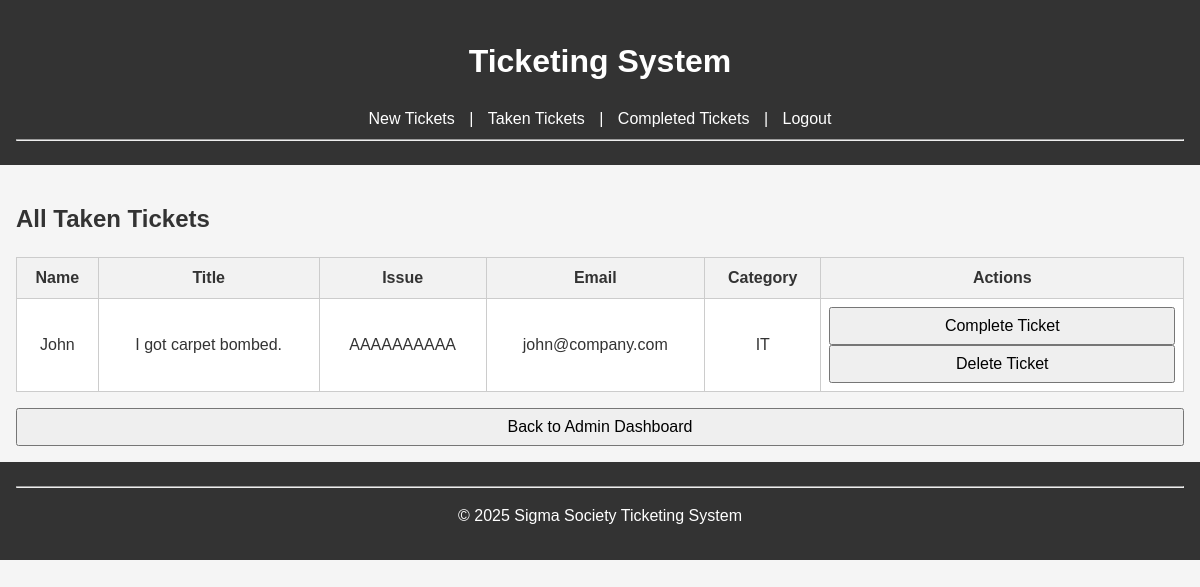
The page /admin/taken_tickets (signed in) on the database as committed earlier.
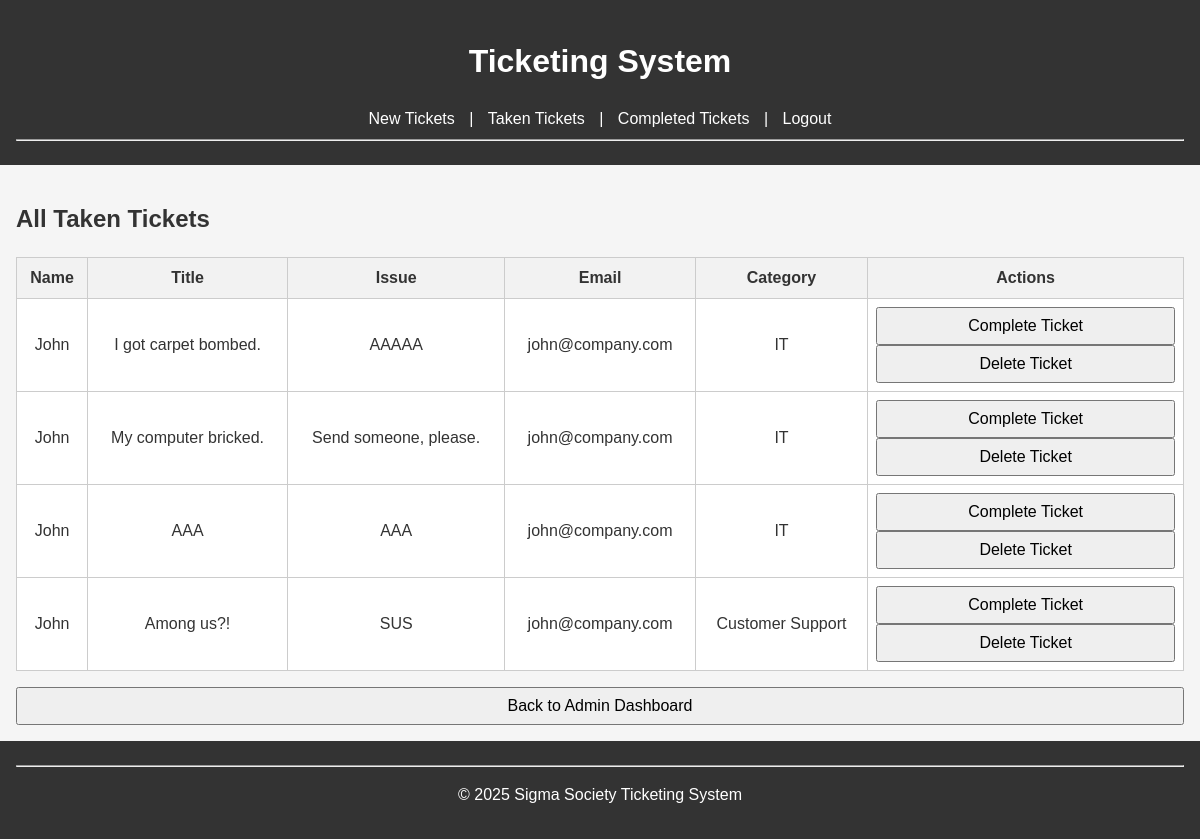
The same page on the database as committed later.
### tables this page shows
CREATE TABLE TakenTickets (
    id INTEGER PRIMARY KEY,
    name TEXT NOT NULL,
    ticket_title TEXT NOT NULL,
    ticket_issue TEXT NOT NULL,
    email TEXT NOT NULL,
    is_finished INTEGER DEFAULT 0,
    category_id INTEGER, taken_by INTEGER REFERENCES Admins(id),
    FOREIGN KEY (id) REFERENCES NewTickets(id),
    FOREIGN KEY (category_id) REFERENCES Categories(id)
);

CREATE TABLE Categories (
    id INTEGER PRIMARY KEY AUTOINCREMENT,
    name TEXT NOT NULL
);

### app.py (the view)
@app.route('/admin/taken_tickets')
def admin_taken_tickets():
    if not session.get('admin'):
        return redirect('/admin_login')
    conn = get_db_connection()
    tickets = conn.execute(
        '''SELECT tt.*, c.name as category_name
           FROM TakenTickets tt
           LEFT JOIN Categories c ON tt.category_id = c.id'''
    ).fetchall()
    conn.close()
    return render_template('taken_tickets.html', tickets=tickets)

### app.py (called while the page is built)
def get_db_connection():
    db = Path(__file__).parent/"tickets.db"
    conn = sqlite3.connect(db)
    conn.row_factory = sqlite3.Row
    return conn

### templates/taken_tickets.html
{% extends "base.html" %}
{% block content %}
<h2>All Taken Tickets</h2>
<table class="table table-striped">
    <thead>
        <tr>
            <th>Name</th>
            <th>Title</th>
            <th>Issue</th>
            <th>Email</th>
            <th>Category</th>
            <th>Actions</th>
        </tr>
    </thead>
    <tbody>
        {% for ticket in tickets %}
        <tr>
            <td data-label="Name">{{ ticket.name }}</td>
            <td data-label="Title">{{ ticket.ticket_title }}</td>
            <td data-label="Issue">{{ ticket.ticket_issue }}</td>
            <td data-label="Email">{{ ticket.email }}</td>
            <td data-label="Category">{{ ticket.category_name }}</td>
            <td data-label="Actions">
                <form method="POST" action="/mark_ticket_completed/{{ ticket.id }}" style="display:inline;">
                    <button type="submit" class="btn btn-success">Complete Ticket</button>
                </form>
                <form method="POST" action="/delete_ticket/{{ ticket.id }}" style="display:inline;">
                    <button type="submit" class="btn btn-danger">Delete Ticket</button>
                </form>
            </td>
        </tr>
        {% endfor %}
    </tbody>
</table>
<div style="margin-top: 1em;">
    <a href="{{ url_for('admin_dashboard') }}"><button>Back to Admin Dashboard</button></a>
</div>
{% endblock %}

### templates/base.html (shortened to what this page needs)
<!DOCTYPE html>
<html lang="en">
<head>
  <link rel="stylesheet" href="{{ url_for('static', filename='style.css') }}">
</head>
<body>
  <header>
    <h1>Ticketing System</h1>
    <nav>
      {% if session.get('admin') %}
      <a href="{{ url_for('admin_new_tickets') }}">New Tickets</a> |
      <a href="{{ url_for('admin_taken_tickets') }}">Taken Tickets</a> |
      <a href="{{ url_for('admin_completed_tickets') }}">Completed Tickets</a> |
      <a href="{{ url_for('logout') }}">Logout</a>
      {% elif session.get('user_email') %}
      <a href="{{ url_for('submit_ticket') }}">Submit Ticket</a> |
      <a href="{{ url_for('my_tickets') }}">My Tickets</a> |
      <a href="{{ url_for('logout') }}">Logout</a>
      {% else %}
      <a href="{{ url_for('submit_ticket') }}">Submit Ticket</a> |
      <a href="{{ url_for('my_tickets') }}">My Tickets</a> |
      <a href="{{ url_for('user_login') }}">User Login</a> |
      <a href="{{ url_for('admin_login') }}">Admin Login</a>
      {% endif %}
    </nav>
    <hr>
  </header>
  <main>
    {% block content %}{% endblock %}
  </main>
  <footer>
    <hr>
    <p>&copy; {{ current_year or "2025" }} Sigma Society Ticketing System</p>
  </footer>
</body>
</html>

### static/style.css (style rules this page uses)
body { font-family: Arial, sans-serif; margin: 0; padding: 0; line-height: 1.5; background-color: #f5f5f5; color: #333; }
header, footer { background-color: #333; color: white; padding: 1em; text-align: center; }
nav a { color: white; margin: 0 10px; text-decoration: none; }
main { padding: 1em; }
table { width: 100%; border-collapse: collapse; background-color: white; margin-bottom: 1em; }
th, td { border: 1px solid #ddd; padding: 8px; text-align: left; }
th { background-color: #f2f2f2; }
input, textarea, select, button { width: 100%; padding: 0.5rem; font-size: 1rem; }
table { width: 100%; border-collapse: collapse; }
table th, table td { border: 1px solid #ccc; padding: 0.5rem; text-align: center; }

Rows that differ between the two databases and show on the page:
removed TakenTickets: name "John", ticket_title "I got carpet bombed.", ticket_issue "AAAAAAAAAA", email "john@company.com", category_name "IT"
added TakenTickets: name "John", ticket_title "I got carpet bombed.", ticket_issue "AAAAA", email "john@company.com", category_name "IT"
added TakenTickets: name "John", ticket_title "My computer bricked.", ticket_issue "Send someone, please.", email "john@company.com", category_name "IT"
added TakenTickets: name "John", ticket_title "AAA", ticket_issue "AAA", email "john@company.com", category_name "IT"
added TakenTickets: name "John", ticket_title "Among us?!", ticket_issue "SUS", email "john@company.com", category_name "Customer Support"
